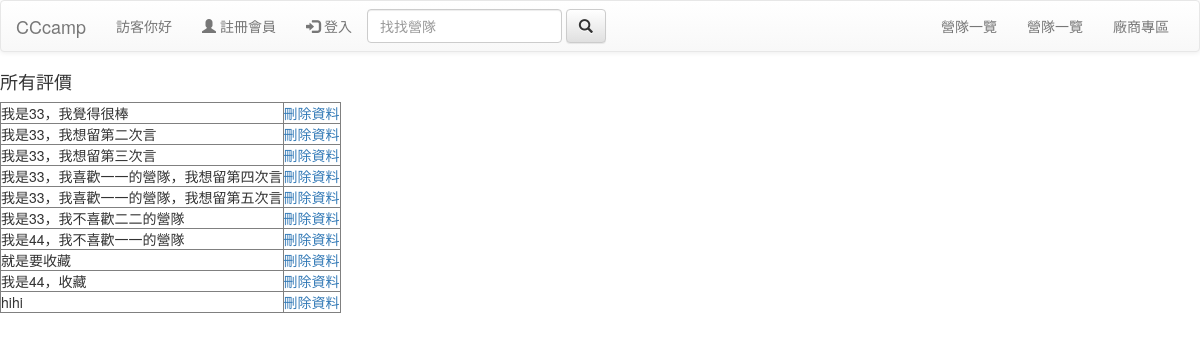
Screenshot of /sucom.php with the database file from the repository.
### tables this page shows
CREATE TABLE `comment` (
  `c_code` int(11) NOT NULL,
  `act_code` int(10) NOT NULL,
  `u_code` int(10) NOT NULL,
  `c_content` varchar(300) NOT NULL
);

### sucom.php (the view, shortened to what this page needs)
<!DOCTYPE html>
<html lang="en">
<head>
</head>
<body>
        <?php include "header.php";
        include "dbconnect.php"; ?>
    <?php
echo"<h4>所有評價</h4>";
$result=mysqli_query($link,"SELECT * FROM comment ;");
echo "<table border=1>";
while($row=mysqli_fetch_assoc($result)){
echo"<tr>";
echo "<td>";
$c_code=$row["c_code"];
echo $row["c_content"]."<br>";
echo "</td>";
echo "<td>";
echo "<a href='sudelcom.php?sc_code=$c_code'>刪除資料</a>";
echo "</td>";
}
       ?>
</body>
</html>

### rows the page displays
comment: c_content "我是33，我覺得很棒"
comment: c_content "我是33，我想留第二次言"
comment: c_content "我是33，我想留第三次言"
comment: c_content "我是33，我喜歡一一的營隊，我想留第四次言"
comment: c_content "我是33，我喜歡一一的營隊，我想留第五次言"
comment: c_content "我是33，我不喜歡二二的營隊"
comment: c_content "我是44，我不喜歡一一的營隊"
comment: c_content "就是要收藏"
comment: c_content "我是44，收藏"
comment: c_content "hihi"
